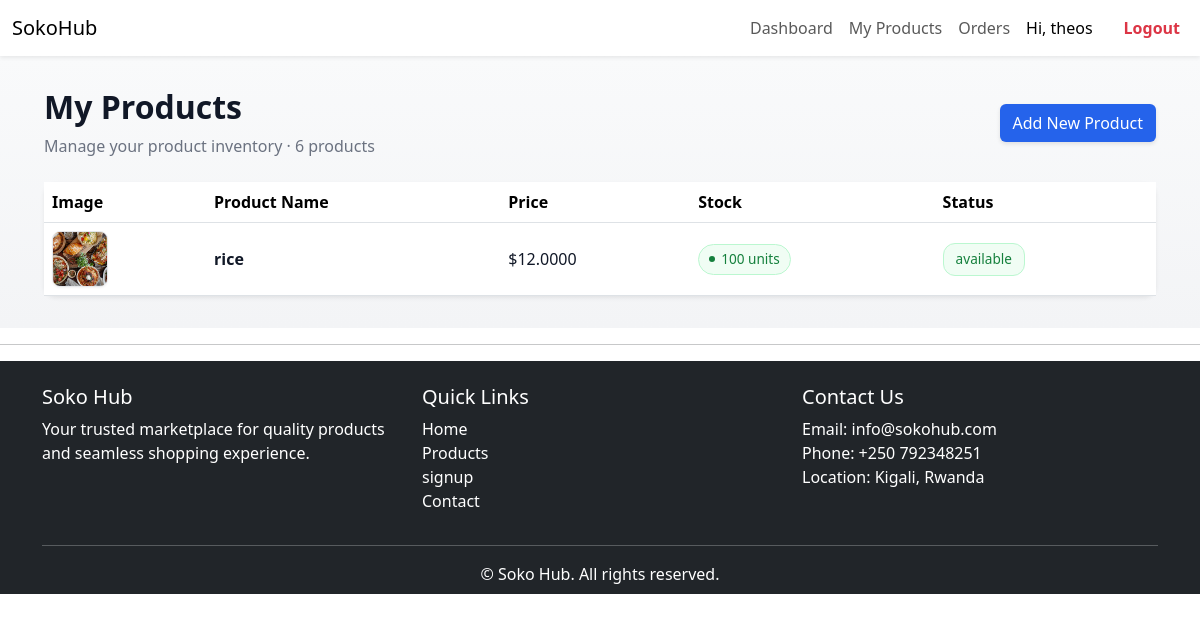
Page /my-products/ (signed in) on the committed database.
### accounts/models.py (models this page shows)
class CustomUser(AbstractUser):
    USER_CHOICE_CUSTOMER= 'C',
    USER_CHOICE_VENDOR= 'V',
    USER_CHOICE = [
        ('V','Vendor'),
        ('C','Customer'),
    ]
    phone = models.CharField(max_length=15, blank=True, null=True)
    location = models.CharField(max_length=255)
    user_type= models.CharField(max_length = 150,choices= USER_CHOICE, default= USER_CHOICE_CUSTOMER)

### products/models.py (models this page shows, shortened)
class product(models.Model):
    STATUS_CHOICES = (
        ('available', 'Available'),
        ('unavailable', 'Unvailable'),
    )
    vendor = models.ForeignKey('accounts.CustomUser',on_delete = models.CASCADE)
    name = models.CharField(max_length=255)
    description = models.TextField()
    price = models.DecimalField(max_digits=20,decimal_places=4)
    stock = models.IntegerField()
    image = models.ImageField(upload_to='media/products/')
    created_at = models.DateTimeField(auto_now_add=True)
    status = models.CharField(max_length=20, choices=STATUS_CHOICES, default='available')

### products/views.py (the view)
# urls.py: path('my-products/', vendor_products, name='vendor_products'),
@login_required(login_url='login')
@vendor_required
def vendor_products(request):
    products = product.objects.filter(vendor = request.user)
    context = {"products": products}
    return render(request, "products/vendor_products.html",context)

### products/templates/products/vendor_products.html (shortened to what this page needs)
{% extends "accounts/base.html" %}
{% block content %}
<div class="vendor-products-page" style="
    background: linear-gradient(to bottom, #F9FAFB, #F3F4F6);
    padding: 2rem;
">
    <div class="container" style="max-width: 1280px;">
        <div class="d-flex flex-column flex-md-row justify-content-between align-items-md-center mb-4">
            <div>
                <h2 class="fw-bold" style="color:#111827;">My Products</h2>
                <p class="mb-0" style="color:#6B7280;">Manage your product inventory · 6 products</p>
            </div>
            <a href="{% url 'create_product' %}" class="btn text-white mt-3 mt-md-0"
               style="background:#2563EB; box-shadow:0 2px 4px rgba(0,0,0,0.1);">
                 Add New Product
            </a>
        </div>
        <div class="card border-0 shadow-sm" style="border-radius: 12px;">
            <div class="table-responsive">
                <table class="table align-middle mb-0">
                        <tr>
                            <th>Image</th>
                            <th>Product Name</th>
                            <th>Price</th>
                            <th>Stock</th>
                            <th>Status</th>
                        </tr>
                {% for product  in products  %}
                        <tr class="product-row">
                            <td>
                                <img src="/media/{{product.image}}" class="product-img">
                            </td>
                            <td class="fw-semibold" style="color:#111827;">{{product.name}}</td>
                            <td style="color:#111827;">${{product.price}}</td>
                            <td>
                                <span class="stock-pill good-stock">
                                    <span class="dot"></span> {{product.stock}} units
                                </span>
                            </td>
                            <td>
                                <span class="status-badge active-badge">{{product.status}}</span>
                            </td>
                        </tr>
                    {% endfor %}
                </table>
            </div>
        </div>
    </div>
</div>
{% endblock %}

### accounts/templates/accounts/navbar.html (shortened to what this page needs)
{% load static %}
{% block content %}
<nav class="navbar navbar-expand-lg navbar-light bg-light shadow-sm py-2">
  <div class="container-fluid">
    <a class="navbar-brand   fs-lg " href="#">SokoHub</a>
    <div class="collapse navbar-collapse" id="navbarNav">
      <ul class="navbar-nav ms-auto mb-2 mb-lg-0">
      <ul class="navbar-nav mb-2 mb-lg-0">
        {% if request.user.is_authenticated %}
              {% if request.user.user_type == 'V' %}
        <li class="nav-item">
          <a class="nav-link"
          href="{% url 'vendor_dashboard' %}">Dashboard</a>
        </li>
        <li class="nav-item">
          <a class="nav-link "
             href="{% url 'vendor_products' %}">My Products</a>
        </li>
        <li class="nav-item">
          <a class="nav-link "
             href="{% url 'vendor_orders' %}">Orders</a>
        </li>
        {% endif %}
         <li class="nav-item">
            <span class="nav-link msg">Hi, {{ request.user.username }}</span>
          </li>
          <li class="nav-item">
            <a class="nav-link text-danger fw-bold" href="{% url 'logout' %}">Logout</a>
          </li>
        {% endif %}
      </ul>
    </div>
  </div>
</nav>
{% endblock content %}

### accounts/templates/accounts/navbar.html (style rules this page uses)
.navbar { background-color: #fff !important; display: flex !important; justify-content: flex-end !important; align-items: start; }
.msg { font-size: 16px; color: black !important; margin-right: 15px; }

### products/templates/products/vendor_products.html (style rules this page uses)
.product-img { width: 56px; height: 56px; border-radius: 8px; border: 1px solid #E5E7EB; box-shadow: 0 1px 2px rgba(0,0,0,0.05); object-fit: cover; }
.stock-pill { padding: 4px 10px; border-radius: 20px; font-size: 0.85rem; display: inline-flex; align-items: center; gap: 6px; border: 1px solid; }
.stock-pill .dot { width: 6px; height: 6px; border-radius: 50%; display: inline-block; }
.good-stock { background: #F0FDF4; color: #15803D; border-color: #BBF7D0; }
.good-stock .dot { background: #15803D; }
.status-badge { padding: 5px 12px; font-size: 0.85rem; border-radius: 12px; border: 1px solid; display: inline-block; }
.active-badge { background: #F0FDF4; color: #15803D; border-color: #BBF7D0; }

### rows in the picture
CustomUser: user.username "theos"
product: image (picture), name "rice", price "12.0000", stock "100", status "available"
